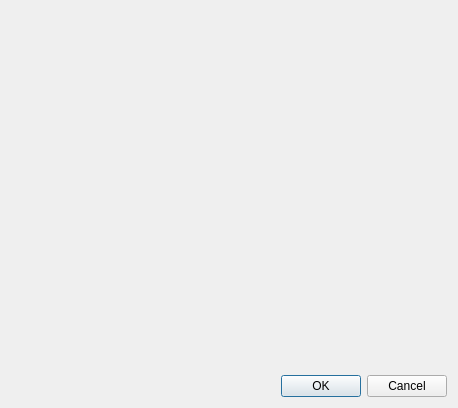
<?xml version="1.0" encoding="UTF-8"?>
<ui version="4.0">
 <class>PermissionCreationDialog</class>
 <widget class="QDialog" name="PermissionCreationDialog">
  <property name="geometry">
   <rect>
    <x>0</x>
    <y>0</y>
    <width>458</width>
    <height>408</height>
   </rect>
  </property>
  <property name="windowTitle">
   <string>Dialog</string>
  </property>
  <layout class="QGridLayout" name="gridLayout">
   <item row="0" column="0">
    <widget class="PermissionCreationWidget" name="wdg_permission_creation" native="true"/>
   </item>
   <item row="1" column="0">
    <widget class="QDialogButtonBox" name="buttonBox">
     <property name="orientation">
      <enum>Qt::Horizontal</enum>
     </property>
     <property name="standardButtons">
      <set>QDialogButtonBox::Cancel|QDialogButtonBox::Ok</set>
     </property>
    </widget>
   </item>
  </layout>
 </widget>
 <customwidgets>
  <customwidget>
   <class>PermissionCreationWidget</class>
   <extends>QWidget</extends>
   <header>geoplateforme.gui.permissions.wdg_permission_creation</header>
   <container>1</container>
  </customwidget>
 </customwidgets>
 <resources/>
 <connections>
  <connection>
   <sender>buttonBox</sender>
   <signal>accepted()</signal>
   <receiver>PermissionCreationDialog</receiver>
   <slot>accept()</slot>
   <hints>
    <hint type="sourcelabel">
     <x>248</x>
     <y>254</y>
    </hint>
    <hint type="destinationlabel">
     <x>157</x>
     <y>274</y>
    </hint>
   </hints>
  </connection>
  <connection>
   <sender>buttonBox</sender>
   <signal>rejected()</signal>
   <receiver>PermissionCreationDialog</receiver>
   <slot>reject()</slot>
   <hints>
    <hint type="sourcelabel">
     <x>316</x>
     <y>260</y>
    </hint>
    <hint type="destinationlabel">
     <x>286</x>
     <y>274</y>
    </hint>
   </hints>
  </connection>
 </connections>
</ui>
